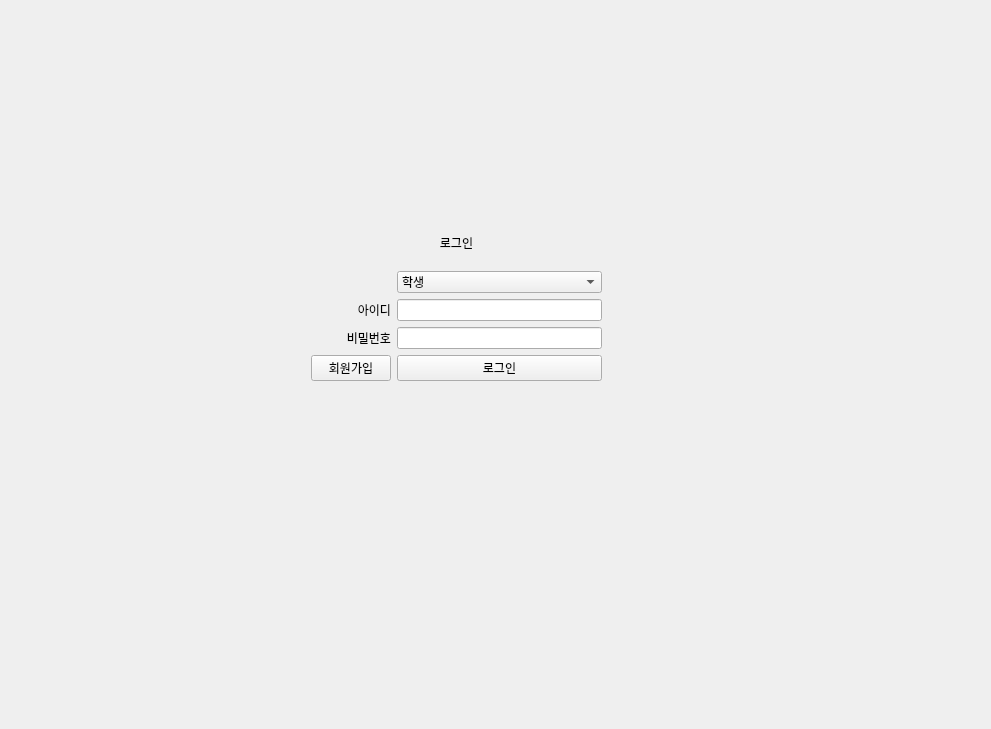
<?xml version="1.0" encoding="UTF-8"?>
<ui version="4.0">
 <class>Form</class>
 <widget class="QWidget" name="Form">
  <property name="geometry">
   <rect>
    <x>0</x>
    <y>0</y>
    <width>991</width>
    <height>729</height>
   </rect>
  </property>
  <property name="windowTitle">
   <string>Form</string>
  </property>
  <widget class="QStackedWidget" name="stackedWidget_2">
   <property name="geometry">
    <rect>
     <x>10</x>
     <y>10</y>
     <width>971</width>
     <height>711</height>
    </rect>
   </property>
   <property name="currentIndex">
    <number>0</number>
   </property>
   <widget class="QWidget" name="login_page_2">
    <widget class="QWidget" name="layoutWidget">
     <property name="geometry">
      <rect>
       <x>301</x>
       <y>210</y>
       <width>291</width>
       <height>161</height>
      </rect>
     </property>
     <layout class="QGridLayout" name="gridLayout">
      <item row="1" column="1">
       <widget class="QComboBox" name="login_cb_2">
        <item>
         <property name="text">
          <string>학생</string>
         </property>
        </item>
        <item>
         <property name="text">
          <string>교사</string>
         </property>
        </item>
       </widget>
      </item>
      <item row="2" column="0">
       <widget class="QLabel" name="label_23">
        <property name="text">
         <string>아이디</string>
        </property>
        <property name="alignment">
         <set>Qt::AlignRight|Qt::AlignTrailing|Qt::AlignVCenter</set>
        </property>
       </widget>
      </item>
      <item row="2" column="1">
       <widget class="QLineEdit" name="login_id_edit"/>
      </item>
      <item row="3" column="0">
       <widget class="QLabel" name="label_24">
        <property name="text">
         <string>비밀번호</string>
        </property>
        <property name="alignment">
         <set>Qt::AlignRight|Qt::AlignTrailing|Qt::AlignVCenter</set>
        </property>
       </widget>
      </item>
      <item row="3" column="1">
       <widget class="QLineEdit" name="login_pw_edit"/>
      </item>
      <item row="4" column="0">
       <widget class="QPushButton" name="join_btn">
        <property name="text">
         <string>회원가입</string>
        </property>
       </widget>
      </item>
      <item row="4" column="1">
       <widget class="QPushButton" name="login_btn">
        <property name="text">
         <string>로그인</string>
        </property>
       </widget>
      </item>
      <item row="0" column="0" colspan="2">
       <widget class="QLabel" name="label_9">
        <property name="text">
         <string>로그인</string>
        </property>
        <property name="alignment">
         <set>Qt::AlignCenter</set>
        </property>
       </widget>
      </item>
     </layout>
    </widget>
   </widget>
   <widget class="QWidget" name="register_page_2">
    <widget class="QWidget" name="layoutWidget">
     <property name="geometry">
      <rect>
       <x>301</x>
       <y>210</y>
       <width>292</width>
       <height>161</height>
      </rect>
     </property>
     <layout class="QGridLayout" name="gridLayout_3">
      <item row="1" column="1">
       <widget class="QComboBox" name="join_cb_2">
        <item>
         <property name="text">
          <string>학생</string>
         </property>
        </item>
        <item>
         <property name="text">
          <string>교사</string>
         </property>
        </item>
       </widget>
      </item>
      <item row="2" column="0">
       <widget class="QLabel" name="label_26">
        <property name="text">
         <string>아이디</string>
        </property>
        <property name="alignment">
         <set>Qt::AlignRight|Qt::AlignTrailing|Qt::AlignVCenter</set>
        </property>
       </widget>
      </item>
      <item row="2" column="1">
       <widget class="QLineEdit" name="join_id_edit"/>
      </item>
      <item row="2" column="2">
       <widget class="QPushButton" name="overlap_btn">
        <property name="text">
         <string>중복확인</string>
        </property>
       </widget>
      </item>
      <item row="3" column="0">
       <widget class="QLabel" name="label_27">
        <property name="text">
         <string>비밀번호</string>
        </property>
        <property name="alignment">
         <set>Qt::AlignRight|Qt::AlignTrailing|Qt::AlignVCenter</set>
        </property>
       </widget>
      </item>
      <item row="3" column="1">
       <widget class="QLineEdit" name="join_pw_edit"/>
      </item>
      <item row="4" column="0">
       <widget class="QLabel" name="label_28">
        <property name="text">
         <string>이름</string>
        </property>
        <property name="alignment">
         <set>Qt::AlignRight|Qt::AlignTrailing|Qt::AlignVCenter</set>
        </property>
       </widget>
      </item>
      <item row="4" column="1">
       <widget class="QLineEdit" name="join_name_edit"/>
      </item>
      <item row="4" column="2">
       <widget class="QPushButton" name="back_btn">
        <property name="text">
         <string>회원가입</string>
        </property>
       </widget>
      </item>
      <item row="0" column="0" colspan="3">
       <widget class="QLabel" name="label_25">
        <property name="text">
         <string>회원가입</string>
        </property>
        <property name="alignment">
         <set>Qt::AlignCenter</set>
        </property>
       </widget>
      </item>
     </layout>
    </widget>
   </widget>
   <widget class="QWidget" name="student_main_page">
    <widget class="QLabel" name="label_29">
     <property name="geometry">
      <rect>
       <x>230</x>
       <y>20</y>
       <width>131</width>
       <height>17</height>
      </rect>
     </property>
     <property name="text">
      <string>학생용 클라이언트</string>
     </property>
    </widget>
    <widget class="QPushButton" name="solv_btn">
     <property name="geometry">
      <rect>
       <x>261</x>
       <y>270</y>
       <width>120</width>
       <height>120</height>
      </rect>
     </property>
     <property name="text">
      <string>문제풀기</string>
     </property>
    </widget>
    <widget class="QPushButton" name="consulting_btn">
     <property name="geometry">
      <rect>
       <x>547</x>
       <y>270</y>
       <width>120</width>
       <height>120</height>
      </rect>
     </property>
     <property name="text">
      <string>상담요청</string>
     </property>
    </widget>
    <widget class="QPushButton" name="qna_btn">
     <property name="geometry">
      <rect>
       <x>404</x>
       <y>270</y>
       <width>120</width>
       <height>120</height>
      </rect>
     </property>
     <property name="text">
      <string>Q &amp;&amp; A</string>
     </property>
    </widget>
    <widget class="QPushButton" name="pushButton_2">
     <property name="geometry">
      <rect>
       <x>690</x>
       <y>270</y>
       <width>120</width>
       <height>120</height>
      </rect>
     </property>
     <property name="text">
      <string>로그아웃</string>
     </property>
    </widget>
    <widget class="QPushButton" name="study_btn">
     <property name="geometry">
      <rect>
       <x>117</x>
       <y>270</y>
       <width>120</width>
       <height>120</height>
      </rect>
     </property>
     <property name="text">
      <string>학습자료
공부하기</string>
     </property>
    </widget>
   </widget>
   <widget class="QWidget" name="teacher_main_page">
    <widget class="QLabel" name="label_30">
     <property name="geometry">
      <rect>
       <x>120</x>
       <y>10</y>
       <width>151</width>
       <height>17</height>
      </rect>
     </property>
     <property name="text">
      <string>교사용 클라이언트</string>
     </property>
    </widget>
    <widget class="QStackedWidget" name="teacher_stacked">
     <property name="geometry">
      <rect>
       <x>40</x>
       <y>40</y>
       <width>641</width>
       <height>661</height>
      </rect>
     </property>
     <property name="currentIndex">
      <number>0</number>
     </property>
     <widget class="QWidget" name="update_page">
      <widget class="QLabel" name="label">
       <property name="geometry">
        <rect>
         <x>90</x>
         <y>40</y>
         <width>191</width>
         <height>51</height>
        </rect>
       </property>
       <property name="text">
        <string>문제 업데이트</string>
       </property>
      </widget>
      <widget class="QTableWidget" name="update_table">
       <property name="geometry">
        <rect>
         <x>20</x>
         <y>110</y>
         <width>601</width>
         <height>251</height>
        </rect>
       </property>
       <column>
        <property name="text">
         <string>문제</string>
        </property>
       </column>
       <column>
        <property name="text">
         <string>정답</string>
        </property>
       </column>
      </widget>
      <widget class="QLineEdit" name="lineEdit_2">
       <property name="geometry">
        <rect>
         <x>20</x>
         <y>390</y>
         <width>601</width>
         <height>31</height>
        </rect>
       </property>
      </widget>
     </widget>
     <widget class="QWidget" name="score_page">
      <widget class="QLabel" name="label_2">
       <property name="geometry">
        <rect>
         <x>80</x>
         <y>30</y>
         <width>201</width>
         <height>71</height>
        </rect>
       </property>
       <property name="text">
        <string>학생점수 확인 및 통계</string>
       </property>
      </widget>
      <widget class="QTableWidget" name="score_screen">
       <property name="geometry">
        <rect>
         <x>10</x>
         <y>80</y>
         <width>221</width>
         <height>461</height>
        </rect>
       </property>
       <property name="dragEnabled">
        <bool>false</bool>
       </property>
       <column>
        <property name="text">
         <string>NAME</string>
        </property>
       </column>
       <column>
        <property name="text">
         <string>SCORE</string>
        </property>
       </column>
      </widget>
      <widget class="QWidget" name="gridLayoutWidget">
       <property name="geometry">
        <rect>
         <x>270</x>
         <y>70</y>
         <width>291</width>
         <height>221</height>
        </rect>
       </property>
       <layout class="QGridLayout" name="gridLayout_2"/>
      </widget>
      <widget class="QWidget" name="gridLayoutWidget_2">
       <property name="geometry">
        <rect>
         <x>270</x>
         <y>300</y>
         <width>291</width>
         <height>231</height>
        </rect>
       </property>
       <layout class="QGridLayout" name="gridLayout_5"/>
      </widget>
     </widget>
    </widget>
    <widget class="QWidget" name="layoutWidget">
     <property name="geometry">
      <rect>
       <x>720</x>
       <y>50</y>
       <width>142</width>
       <height>521</height>
      </rect>
     </property>
     <layout class="QVBoxLayout" name="verticalLayout">
      <item>
       <widget class="QPushButton" name="update_btn">
        <property name="text">
         <string>문제 update</string>
        </property>
       </widget>
      </item>
      <item>
       <widget class="QPushButton" name="score_btn">
        <property name="text">
         <string>학생점수확인 및 통계</string>
        </property>
       </widget>
      </item>
      <item>
       <widget class="QPushButton" name="qna_btn_2">
        <property name="text">
         <string> Q &amp;&amp; A</string>
        </property>
       </widget>
      </item>
      <item>
       <widget class="QPushButton" name="consulting_btn_2">
        <property name="text">
         <string>상담요청?</string>
        </property>
       </widget>
      </item>
      <item>
       <widget class="QPushButton" name="logout_btn">
        <property name="text">
         <string>로그아웃</string>
        </property>
       </widget>
      </item>
     </layout>
    </widget>
   </widget>
   <widget class="QWidget" name="qna_page_2">
    <widget class="QLabel" name="label_31">
     <property name="geometry">
      <rect>
       <x>10</x>
       <y>30</y>
       <width>91</width>
       <height>20</height>
      </rect>
     </property>
     <property name="text">
      <string>학생용 Q&amp;A</string>
     </property>
    </widget>
    <widget class="QLineEdit" name="send_line">
     <property name="geometry">
      <rect>
       <x>20</x>
       <y>620</y>
       <width>711</width>
       <height>41</height>
      </rect>
     </property>
    </widget>
    <widget class="QWidget" name="layoutWidget">
     <property name="geometry">
      <rect>
       <x>770</x>
       <y>290</y>
       <width>91</width>
       <height>111</height>
      </rect>
     </property>
     <layout class="QVBoxLayout" name="verticalLayout_3">
      <item>
       <widget class="QPushButton" name="qna_renew">
        <property name="text">
         <string>새로고침</string>
        </property>
       </widget>
      </item>
      <item>
       <widget class="QPushButton" name="stu_back_btn3">
        <property name="text">
         <string>메인으로</string>
        </property>
       </widget>
      </item>
     </layout>
    </widget>
    <widget class="QTableWidget" name="qna_table">
     <property name="geometry">
      <rect>
       <x>10</x>
       <y>80</y>
       <width>721</width>
       <height>531</height>
      </rect>
     </property>
     <column>
      <property name="text">
       <string>번호</string>
      </property>
     </column>
     <column>
      <property name="text">
       <string>문제</string>
      </property>
     </column>
     <column>
      <property name="text">
       <string>답변</string>
      </property>
     </column>
     <column>
      <property name="text">
       <string>질문학생</string>
      </property>
     </column>
     <column>
      <property name="text">
       <string>선생님</string>
      </property>
     </column>
    </widget>
   </widget>
   <widget class="QWidget" name="teach_qna_page">
    <widget class="QLabel" name="label_32">
     <property name="geometry">
      <rect>
       <x>20</x>
       <y>30</y>
       <width>101</width>
       <height>17</height>
      </rect>
     </property>
     <property name="text">
      <string>교사용 Q&amp;A</string>
     </property>
    </widget>
    <widget class="QTableWidget" name="qna_table_2">
     <property name="geometry">
      <rect>
       <x>10</x>
       <y>80</y>
       <width>721</width>
       <height>531</height>
      </rect>
     </property>
     <column>
      <property name="text">
       <string>번호</string>
      </property>
     </column>
     <column>
      <property name="text">
       <string>문제</string>
      </property>
     </column>
     <column>
      <property name="text">
       <string>답변</string>
      </property>
     </column>
     <column>
      <property name="text">
       <string>질문학생</string>
      </property>
     </column>
     <column>
      <property name="text">
       <string>선생님</string>
      </property>
     </column>
    </widget>
    <widget class="QLineEdit" name="send_line_2">
     <property name="geometry">
      <rect>
       <x>20</x>
       <y>620</y>
       <width>711</width>
       <height>41</height>
      </rect>
     </property>
    </widget>
    <widget class="QWidget" name="layoutWidget_2">
     <property name="geometry">
      <rect>
       <x>770</x>
       <y>290</y>
       <width>91</width>
       <height>111</height>
      </rect>
     </property>
     <layout class="QVBoxLayout" name="verticalLayout_4">
      <item>
       <widget class="QPushButton" name="qna_renew_2">
        <property name="text">
         <string>새로고침</string>
        </property>
       </widget>
      </item>
      <item>
       <widget class="QPushButton" name="teach_back_btn3_2">
        <property name="text">
         <string>메인으로</string>
        </property>
       </widget>
      </item>
     </layout>
    </widget>
   </widget>
   <widget class="QWidget" name="consulting_page">
    <widget class="QLabel" name="label_4">
     <property name="geometry">
      <rect>
       <x>20</x>
       <y>70</y>
       <width>211</width>
       <height>21</height>
      </rect>
     </property>
     <property name="text">
      <string>학생용상담방</string>
     </property>
    </widget>
    <widget class="QTextBrowser" name="textBrowser">
     <property name="geometry">
      <rect>
       <x>20</x>
       <y>90</y>
       <width>711</width>
       <height>521</height>
      </rect>
     </property>
    </widget>
    <widget class="QLineEdit" name="lineEdit">
     <property name="geometry">
      <rect>
       <x>20</x>
       <y>620</y>
       <width>711</width>
       <height>41</height>
      </rect>
     </property>
    </widget>
    <widget class="QPushButton" name="quit_btn">
     <property name="geometry">
      <rect>
       <x>770</x>
       <y>90</y>
       <width>111</width>
       <height>41</height>
      </rect>
     </property>
     <property name="text">
      <string>그만하기</string>
     </property>
    </widget>
   </widget>
   <widget class="QWidget" name="consulting_page_2">
    <widget class="QLineEdit" name="lineEdit_3">
     <property name="geometry">
      <rect>
       <x>20</x>
       <y>620</y>
       <width>711</width>
       <height>41</height>
      </rect>
     </property>
    </widget>
    <widget class="QLabel" name="label_5">
     <property name="geometry">
      <rect>
       <x>20</x>
       <y>70</y>
       <width>211</width>
       <height>21</height>
      </rect>
     </property>
     <property name="text">
      <string>교사용상담방</string>
     </property>
    </widget>
    <widget class="QTextBrowser" name="textBrowser_2">
     <property name="geometry">
      <rect>
       <x>20</x>
       <y>90</y>
       <width>711</width>
       <height>521</height>
      </rect>
     </property>
    </widget>
    <widget class="QPushButton" name="quit_btn_2">
     <property name="geometry">
      <rect>
       <x>770</x>
       <y>90</y>
       <width>111</width>
       <height>41</height>
      </rect>
     </property>
     <property name="text">
      <string>그만하기</string>
     </property>
    </widget>
   </widget>
   <widget class="QWidget" name="student_page1">
    <widget class="QLabel" name="label_11">
     <property name="geometry">
      <rect>
       <x>370</x>
       <y>10</y>
       <width>141</width>
       <height>31</height>
      </rect>
     </property>
     <property name="text">
      <string>학생 학습자료</string>
     </property>
    </widget>
    <widget class="QTableWidget" name="tableWidget">
     <property name="geometry">
      <rect>
       <x>20</x>
       <y>60</y>
       <width>921</width>
       <height>599</height>
      </rect>
     </property>
     <column>
      <property name="text">
       <string>출현종수</string>
      </property>
     </column>
     <column>
      <property name="text">
       <string>출현종</string>
      </property>
     </column>
     <column>
      <property name="text">
       <string>식생유형</string>
      </property>
     </column>
     <column>
      <property name="text">
       <string>토지유형</string>
      </property>
     </column>
     <column>
      <property name="text">
       <string>자치구명</string>
      </property>
     </column>
     <column>
      <property name="text">
       <string>조사지역</string>
      </property>
     </column>
     <column>
      <property name="text">
       <string>조사연도</string>
      </property>
     </column>
     <column>
      <property name="text">
       <string>종수범례</string>
      </property>
     </column>
    </widget>
    <widget class="QPushButton" name="stu_back_btn">
     <property name="geometry">
      <rect>
       <x>770</x>
       <y>10</y>
       <width>89</width>
       <height>31</height>
      </rect>
     </property>
     <property name="text">
      <string>돌아가기</string>
     </property>
    </widget>
   </widget>
   <widget class="QWidget" name="student_quiz">
    <widget class="QLabel" name="label_12">
     <property name="geometry">
      <rect>
       <x>30</x>
       <y>50</y>
       <width>171</width>
       <height>41</height>
      </rect>
     </property>
     <property name="font">
      <font>
       <pointsize>30</pointsize>
      </font>
     </property>
     <property name="text">
      <string>문제풀기</string>
     </property>
    </widget>
    <widget class="QTableWidget" name="tableWidget_2">
     <property name="geometry">
      <rect>
       <x>30</x>
       <y>90</y>
       <width>621</width>
       <height>561</height>
      </rect>
     </property>
     <column>
      <property name="text">
       <string>문제</string>
      </property>
     </column>
     <column>
      <property name="text">
       <string>답</string>
      </property>
     </column>
    </widget>
    <widget class="QWidget" name="horizontalLayoutWidget">
     <property name="geometry">
      <rect>
       <x>490</x>
       <y>50</y>
       <width>162</width>
       <height>41</height>
      </rect>
     </property>
     <layout class="QHBoxLayout" name="horizontalLayout_2">
      <item>
       <widget class="QLabel" name="label_16">
        <property name="text">
         <string>맞춘 문제 갯수</string>
        </property>
       </widget>
      </item>
      <item>
       <widget class="QLCDNumber" name="lcdNumber"/>
      </item>
     </layout>
    </widget>
    <widget class="QLabel" name="timeout_label">
     <property name="geometry">
      <rect>
       <x>370</x>
       <y>50</y>
       <width>111</width>
       <height>41</height>
      </rect>
     </property>
     <property name="text">
      <string>시간</string>
     </property>
    </widget>
    <widget class="QTextBrowser" name="check_browser">
     <property name="geometry">
      <rect>
       <x>655</x>
       <y>460</y>
       <width>281</width>
       <height>192</height>
      </rect>
     </property>
    </widget>
    <widget class="QWidget" name="layoutWidget">
     <property name="geometry">
      <rect>
       <x>650</x>
       <y>90</y>
       <width>131</width>
       <height>361</height>
      </rect>
     </property>
     <layout class="QVBoxLayout" name="verticalLayout_2">
      <item>
       <widget class="QPushButton" name="save_btn">
        <property name="text">
         <string>저장하기</string>
        </property>
       </widget>
      </item>
      <item>
       <widget class="QPushButton" name="load_btn">
        <property name="text">
         <string>불러오기</string>
        </property>
       </widget>
      </item>
      <item>
       <widget class="QPushButton" name="randchoice_btn">
        <property name="text">
         <string>문제업로드</string>
        </property>
       </widget>
      </item>
      <item>
       <widget class="QPushButton" name="check_ans_btn">
        <property name="text">
         <string>채점하기</string>
        </property>
       </widget>
      </item>
      <item>
       <widget class="QPushButton" name="stu_back_btn2">
        <property name="text">
         <string>메인으로</string>
        </property>
       </widget>
      </item>
     </layout>
    </widget>
   </widget>
  </widget>
 </widget>
 <resources/>
 <connections/>
</ui>
